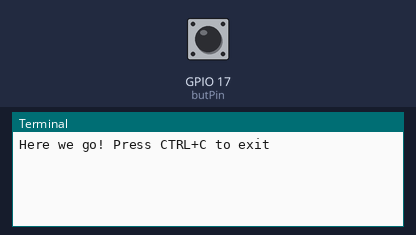
A program run on a simulated Raspberry Pi (BCM pin numbers). On the bench: the last lines printed to the terminal. The test bench sets the inputs (shaded band); at power-on: GPIO 17 (butPin) HIGH.

Above: at 1.2 s.
1.3 s: GPIO 17 (butPin) pulled LOW for 0.15 s
At 1.7 s:
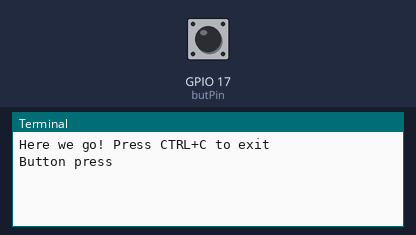
At 3.3 s:
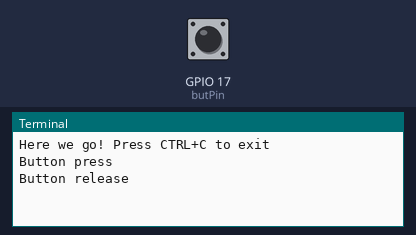

The program:

gpio.py
```python
#! /usr/bin/env python
# -*- coding: utf-8 -*-

import RPi.GPIO as GPIO
import time

butPin = 17 # Broadcom pin 17 (P1 pin 11)
GPIO.setmode(GPIO.BCM) # Broadcom pin-numbering scheme
GPIO.setup(butPin, GPIO.IN, pull_up_down=GPIO.PUD_UP) # Button pin set as input w/ pull-up

bState=0#button release

print("Here we go! Press CTRL+C to exit")
try:
    while 1:
        if GPIO.input(butPin)== 0 : # button is pressed
         if(bState ==0):#check button state
	 	print("Button press")
         	bState=1
         time.sleep(0.5)
        else:
         if(bState ==1 ):
                print("Button release")
                bState=0
         time.sleep(0.075)

except KeyboardInterrupt: # If CTRL+C is pressed, exit cleanly:
    GPIO.cleanup() # cleanup all GPIO
```

Measured:
- after the input at 1.3 s, the terminal: prints a new line after 0.05 s (image 1)
